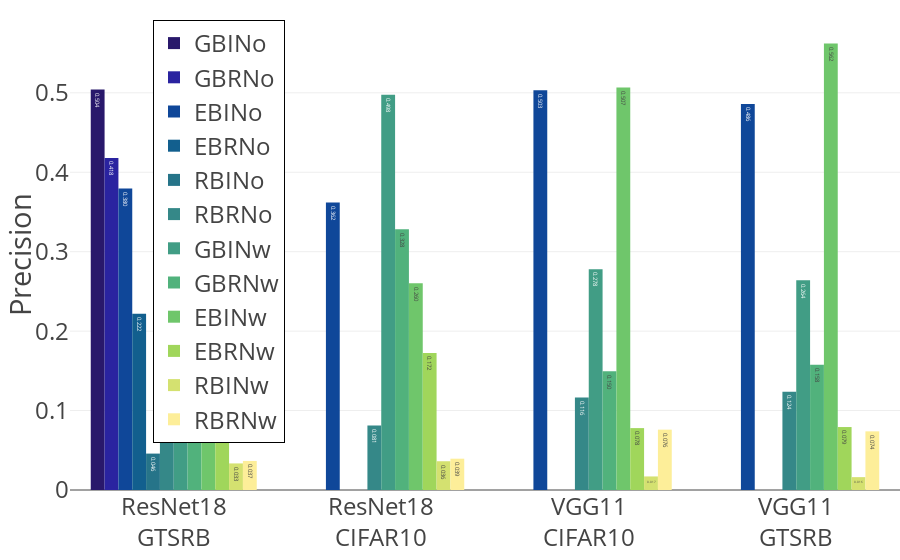

Notebook cell for this chart:
### Markdown cell above
# Plotting

### Code cell
# df = plotly.express.data.tips()
# fig = plotly.express.bar(df, x="day", y="total_bill", color="smoker", barmode="group", facet_col="sex",
#              category_orders={"day": ["Thur", "Fri", "Sat", "Sun"],
#                               "smoker": ["Yes", "No"],
#                               "sex": ["Male", "Female"]})
# fig.show()
fig = plotly.express.histogram(
    sdc_alltogether_histogram_csv,
    x="configuration_nice",
    y="precision",
    color="experiment",
    barmode="group",
    histfunc="avg",
    labels=dict(precision="Precision", experiment=""),
    text_auto=".3f",
    # pattern_shape="experiment",
    # color_discrete_sequence=plotly.express.colors.colorbrewer.PuOr[::2],
    color_discrete_sequence=plotly.express.colors.cmocean.haline,
)
fig.update_layout(
    barmode="group",
    xaxis={"title": ''},
    yaxis={"title": "Precision"},
    
    font={'size': 24},
    template="presentation",
    margin=dict(l=70, t=20, b=70, r=0),
    legend=dict(
        x=0.1,  # value must be between 0 to 1.
        y=1,   # value must be between 0 to 1.
        bordercolor="Black",
        borderwidth=1,
    ),
#     annotations=[
#          dict(
#              text="G",
#              x=0.40,
#              ax=0.35,
#              y=0.15,
#              ay=0.4,
#              xref="x domain",
#              axref="x domain",
#              yref="y domain",
#              ayref="y domain",
# #              bgcolor="rgba(255, 255, 255, 0)",
# #              bordercolor="rgba(255, 255, 255, 0)",
#              bgcolor="green",
#              bordercolor='green',
#              borderwidth=3,
#              borderpad=0,
#              font=dict(
#                  color="white",
#                  size=50,
#              ),
#              arrowhead=2,
#              arrowsize=1.2,
#              arrowwidth=3,
#              arrowcolor="Green",
#          ),
#     ],
#     shapes=[
#         dict(
#             type="rect",
#             xref="x domain",
#             yref="y domain",
#             x0=0.31,
#             x1=0.5,
#             y0=0.03,
#             y1=0.15,
#             line=dict(
#                 color="Green",
#                 width=3,
#             ),
#         ),
# #         dict(
# #             type="circle",
# #             xref="x domain",
# #             yref="y domain",
# #             x0=0.4,
# #             x1=0.5,
# #             y0=0.15,
# #             y1=0.25,
# #             fillcolor="green",
# #             line=dict(
# #                 color="Green",
# #                 width=1,
# #             ),
# #         ),
#     ],
#     annotationdefaults=dict(
        
#     ),
)
# fig.write_html(base_ijcnn2023_result_path / "plots/histogram_plot_sdc.html")
fig.show()

### Figure 1 — Plotly figure (JSON) as saved in the notebook; plotly's stock layout.template omitted (floating-point values rounded to 4 significant figures)
{"data": [{"alignmentgroup": "True", "bingroup": "x", "histfunc": "avg", "hovertemplate": "=GBINo<br>configuration_nice=%{x}<br>avg of Precision=%{y}<extra></extra>", "legendgroup": "GBINo", "marker": {"color": "rgb(41, 24, 107)", "pattern": {"shape": ""}}, "name": "GBINo", "offsetgroup": "GBINo", "orientation": "v", "showlegend": true, "texttemplate": "%{value:.3f}", "type": "histogram", "x": ["ResNet18<br>GTSRB", "ResNet18<br>GTSRB"], "xaxis": "x", "y": [0.4266, 0.5818], "yaxis": "y"}, {"alignmentgroup": "True", "bingroup": "x", "histfunc": "avg", "hovertemplate": "=GBRNo<br>configuration_nice=%{x}<br>avg of Precision=%{y}<extra></extra>", "legendgroup": "GBRNo", "marker": {"color": "rgb(42, 35, 160)", "pattern": {"shape": ""}}, "name": "GBRNo", "offsetgroup": "GBRNo", "orientation": "v", "showlegend": true, "texttemplate": "%{value:.3f}", "type": "histogram", "x": ["ResNet18<br>GTSRB", "ResNet18<br>GTSRB"], "xaxis": "x", "y": [0.3462, 0.4898], "yaxis": "y"}, {"alignmentgroup": "True", "bingroup": "x", "histfunc": "avg", "hovertemplate": "=EBINo<br>configuration_nice=%{x}<br>avg of Precision=%{y}<extra></extra>", "legendgroup": "EBINo", "marker": {"color": "rgb(15, 71, 153)", "pattern": {"shape": ""}}, "name": "EBINo", "offsetgroup": "EBINo", "orientation": "v", "showlegend": true, "texttemplate": "%{value:.3f}", "type": "histogram", "x": ["ResNet18<br>CIFAR10", "VGG11<br>CIFAR10", "VGG11<br>CIFAR10", "VGG11<br>GTSRB", "ResNet18<br>GTSRB", "ResNet18<br>CIFAR10", "ResNet18<br>GTSRB", "VGG11<br>GTSRB"], "xaxis": "x", "y": [0.319, 0.6168, 0.3897, 0.4103, 0.4055, 0.4046, 0.3537, 0.5616], "yaxis": "y"}, {"alignmentgroup": "True", "bingroup": "x", "histfunc": "avg", "hovertemplate": "=EBRNo<br>configuration_nice=%{x}<br>avg of Precision=%{y}<extra></extra>", "legendgroup": "EBRNo", "marker": {"color": "rgb(18, 95, 142)", "pattern": {"shape": ""}}, "name": "EBRNo", "offsetgroup": "EBRNo", "orientation": "v", "showlegend": true, "texttemplate": "%{value:.3f}", "type": "histogram", "x": ["ResNet18<br>GTSRB", "ResNet18<br>GTSRB"], "xaxis": "x", "y": [0.2584, 0.1851], "yaxis": "y"}, {"alignmentgroup": "True", "bingroup": "x", "histfunc": "avg", "hovertemplate": "=RBINo<br>configuration_nice=%{x}<br>avg of Precision=%{y}<extra></extra>", "legendgroup": "RBINo", "marker": {"color": "rgb(38, 116, 137)", "pattern": {"shape": ""}}, "name": "RBINo", "offsetgroup": "RBINo", "orientation": "v", "showlegend": true, "texttemplate": "%{value:.3f}", "type": "histogram", "x": ["ResNet18<br>GTSRB", "ResNet18<br>GTSRB"], "xaxis": "x", "y": [0.03473, 0.05695], "yaxis": "y"}, {"alignmentgroup": "True", "bingroup": "x", "histfunc": "avg", "hovertemplate": "=RBRNo<br>configuration_nice=%{x}<br>avg of Precision=%{y}<extra></extra>", "legendgroup": "RBRNo", "marker": {"color": "rgb(53, 136, 136)", "pattern": {"shape": ""}}, "name": "RBRNo", "offsetgroup": "RBRNo", "orientation": "v", "showlegend": true, "texttemplate": "%{value:.3f}", "type": "histogram", "x": ["ResNet18<br>CIFAR10", "ResNet18<br>CIFAR10", "VGG11<br>GTSRB", "VGG11<br>GTSRB", "VGG11<br>CIFAR10", "VGG11<br>CIFAR10", "ResNet18<br>GTSRB", "ResNet18<br>GTSRB"], "xaxis": "x", "y": [0.06973, 0.09245, 0.1406, 0.1068, 0.09612, 0.1365, 0.07374, 0.1022], "yaxis": "y"}, {"alignmentgroup": "True", "bingroup": "x", "histfunc": "avg", "hovertemplate": "=GBINw<br>configuration_nice=%{x}<br>avg of Precision=%{y}<extra></extra>", "legendgroup": "GBINw", "marker": {"color": "rgb(65, 157, 133)", "pattern": {"shape": ""}}, "name": "GBINw", "offsetgroup": "GBINw", "orientation": "v", "showlegend": true, "texttemplate": "%{value:.3f}", "type": "histogram", "x": ["VGG11<br>GTSRB", "ResNet18<br>CIFAR10", "ResNet18<br>CIFAR10", "VGG11<br>GTSRB", "VGG11<br>CIFAR10", "VGG11<br>CIFAR10", "ResNet18<br>GTSRB", "ResNet18<br>GTSRB"], "xaxis": "x", "y": [0.2462, 0.4864, 0.5091, 0.2818, 0.2953, 0.2608, 0.4863, 0.5052], "yaxis": "y"}, {"alignmentgroup": "True", "bingroup": "x", "histfunc": "avg", "hovertemplate": "=GBRNw<br>configuration_nice=%{x}<br>avg of Precision=%{y}<extra></extra>", "legendgroup": "GBRNw", "marker": {"color": "rgb(81, 178, 124)", "pattern": {"shape": ""}}, "name": "GBRNw", "offsetgroup": "GBRNw", "orientation": "v", "showlegend": true, "texttemplate": "%{value:.3f}", "type": "histogram", "x": ["VGG11<br>GTSRB", "ResNet18<br>GTSRB", "ResNet18<br>GTSRB", "ResNet18<br>CIFAR10", "VGG11<br>GTSRB", "VGG11<br>CIFAR10", "VGG11<br>CIFAR10", "ResNet18<br>CIFAR10"], "xaxis": "x", "y": [0.1462, 0.4949, 0.4767, 0.3212, 0.1693, 0.1599, 0.1391, 0.3356], "yaxis": "y"}, {"alignmentgroup": "True", "bingroup": "x", "histfunc": "avg", "hovertemplate": "=EBINw<br>configuration_nice=%{x}<br>avg of Precision=%{y}<extra></extra>", "legendgroup": "EBINw", "marker": {"color": "rgb(111, 198, 107)", "pattern": {"shape": ""}}, "name": "EBINw", "offsetgroup": "EBINw", "orientation": "v", "showlegend": true, "texttemplate": "%{value:.3f}", "type": "histogram", "x": ["ResNet18<br>CIFAR10", "VGG11<br>GTSRB", "ResNet18<br>CIFAR10", "VGG11<br>CIFAR10", "VGG11<br>CIFAR10", "ResNet18<br>GTSRB", "ResNet18<br>GTSRB", "VGG11<br>GTSRB"], "xaxis": "x", "y": [0.2505, 0.4593, 0.2703, 0.3848, 0.6284, 0.2621, 0.252, 0.6649], "yaxis": "y"}, {"alignmentgroup": "True", "bingroup": "x", "histfunc": "avg", "hovertemplate": "=EBRNw<br>configuration_nice=%{x}<br>avg of Precision=%{y}<extra></extra>", "legendgroup": "EBRNw", "marker": {"color": "rgb(160, 214, 91)", "pattern": {"shape": ""}}, "name": "EBRNw", "offsetgroup": "EBRNw", "orientation": "v", "showlegend": true, "texttemplate": "%{value:.3f}", "type": "histogram", "x": ["VGG11<br>CIFAR10", "VGG11<br>CIFAR10", "VGG11<br>GTSRB", "ResNet18<br>CIFAR10", "ResNet18<br>CIFAR10", "ResNet18<br>GTSRB", "VGG11<br>GTSRB", "ResNet18<br>GTSRB"], "xaxis": "x", "y": [0.07151, 0.08432, 0.08454, 0.169, 0.1759, 0.2634, 0.07398, 0.2712], "yaxis": "y"}, {"alignmentgroup": "True", "bingroup": "x", "histfunc": "avg", "hovertemplate": "=RBINw<br>configuration_nice=%{x}<br>avg of Precision=%{y}<extra></extra>", "legendgroup": "RBINw", "marker": {"color": "rgb(212, 225, 112)", "pattern": {"shape": ""}}, "name": "RBINw", "offsetgroup": "RBINw", "orientation": "v", "showlegend": true, "texttemplate": "%{value:.3f}", "type": "histogram", "x": ["ResNet18<br>CIFAR10", "VGG11<br>GTSRB", "ResNet18<br>GTSRB", "ResNet18<br>GTSRB", "ResNet18<br>CIFAR10", "VGG11<br>GTSRB", "VGG11<br>CIFAR10", "VGG11<br>CIFAR10"], "xaxis": "x", "y": [0.03998, 0.01514, 0.03136, 0.03556, 0.03243, 0.01723, 0.01856, 0.01558], "yaxis": "y"}, {"alignmentgroup": "True", "bingroup": "x", "histfunc": "avg", "hovertemplate": "=RBRNw<br>configuration_nice=%{x}<br>avg of Precision=%{y}<extra></extra>", "legendgroup": "RBRNw", "marker": {"color": "rgb(253, 238, 153)", "pattern": {"shape": ""}}, "name": "RBRNw", "offsetgroup": "RBRNw", "orientation": "v", "showlegend": true, "texttemplate": "%{value:.3f}", "type": "histogram", "x": ["ResNet18<br>CIFAR10", "ResNet18<br>CIFAR10", "VGG11<br>CIFAR10", "VGG11<br>GTSRB", "ResNet18<br>GTSRB", "ResNet18<br>GTSRB", "VGG11<br>GTSRB", "VGG11<br>CIFAR10"], "xaxis": "x", "y": [0.04356, 0.03531, 0.102, 0.05656, 0.03937, 0.0338, 0.09114, 0.04996], "yaxis": "y"}], "layout": {"barmode": "group", "font": {"size": 24}, "legend": {"bordercolor": "Black", "borderwidth": 1, "title": {"text": ""}, "tracegroupgap": 0, "x": 0.1, "y": 1}, "margin": {"b": 70, "l": 70, "r": 0, "t": 20}, "xaxis": {"anchor": "y", "domain": [0, 1], "title": {"text": ""}}, "yaxis": {"anchor": "x", "domain": [0, 1], "title": {"text": "Precision"}}}}
